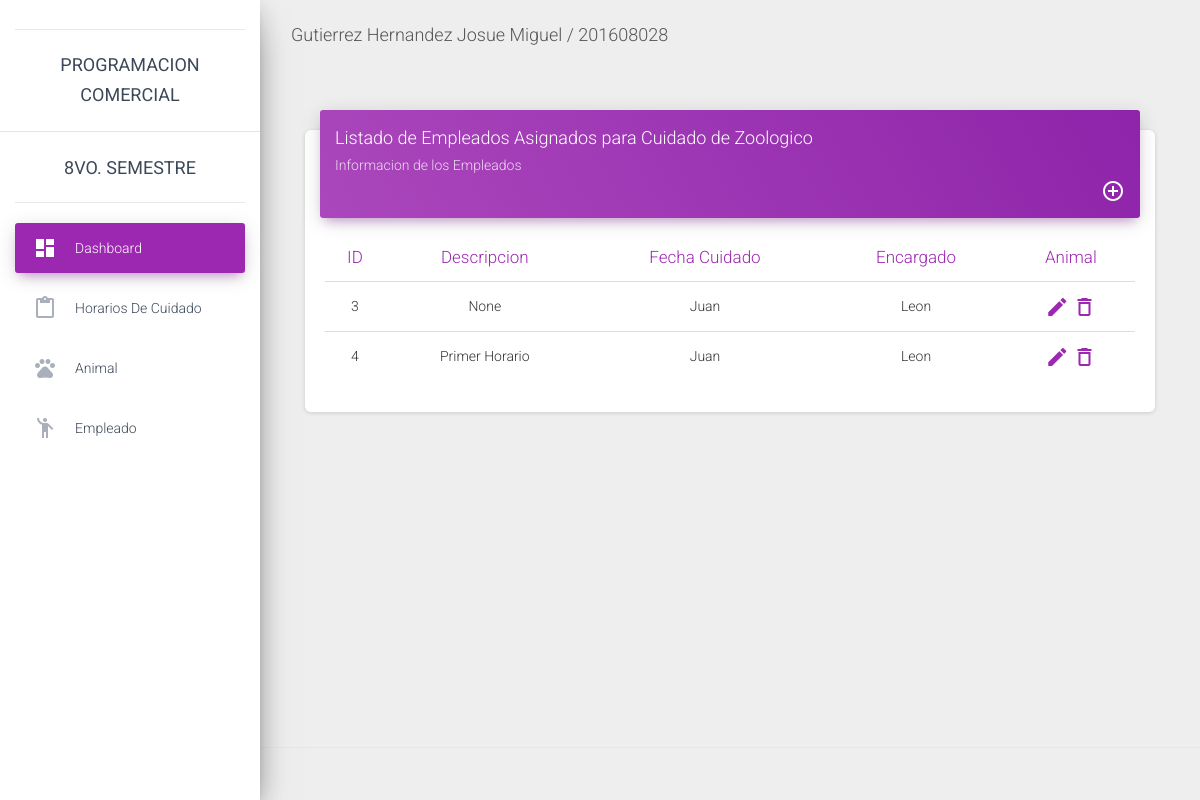
/hc/, run on the app's committed database.
### CRUD/models.py (models this page shows, shortened)
class HorarioCuidado(models.Model):
    descripcion = models.CharField(max_length=200)
    fecha_cuidado = models.DateField()
    animal = models.ForeignKey(Animal, on_delete=models.CASCADE)
    encargado = models.ForeignKey(Encargado, on_delete=models.CASCADE)

class Encargado(models.Model):
    nombre = models.CharField(max_length=70)
    apellido = models.CharField(max_length=70)
    def __str__(self):
        return self.nombre

class Animal(models.Model):
    nombre = models.CharField(max_length=70)
    tipo = models.CharField(max_length=50)
    edad = models.IntegerField()
    cantidad = models.IntegerField()
    def __str__(self):
        return self.nombre

### CRUD/views.py (the view)
# urls.py: url(r'^hc/', views.ListaHorairoCuidado, name='ListaHorarioCuidado'),
def ListaHorairoCuidado(request):
    horariocuidado = HorarioCuidado.objects.all
    return render(request,'HorarioCuidado/list_hc.html',{'horariocuidado':horariocuidado})

### CRUD/templates/HorarioCuidado/list_hc.html
{% extends 'master.html' %}
{% block content %}
<div class="content">
       <div class="container-fluid">
         <div class="row">
           <div class="col-md-12">
             <div class="card">
               <div class="card-header card-header-primary">
                 <h4 class="card-title ">Listado de Empleados Asignados para Cuidado de Zoologico</h4>
                 <p class="card-category"> Informacion de los Empleados</p>
                 <li style="list-style-type:none; float:right;">
                   <a href="{% url 'NuevoEmpleado' %}">
                     <i class="material-icons"
                     style="color: white;">
                       add_circle_outline</i>
                   </a>
                 </li>
               </div>
               <div class="card-body" style="text-align: center;">
                 <div class="table-responsive">
                   <table class="table">
                     <thead class=" text-primary">
                       <th>ID</th>
                       <th>Descripcion</th>
                       <th>Fecha Cuidado</th>
                       <th>Encargado</th>
                       <th>Animal</th>
                     </thead>
                     <tbody>
                       {% for hc in horariocuidado %}
                       <tr>
                         <td>
                           {{ hc.id }}
                         </td>
                         <td>
                           {{ hc.descripcion }}
                         </td>
                         <td>
                           {{ hc.encargado }}
                         </td>
                         <td>
                           {{ hc.animal }}
                         </td>
                         <td>
                           <li style="list-style-type:none">
                             <a href="#">
                               <i class="material-icons">create</i>
                             </a>
                             <a href="#">
                             <i class="material-icons">delete_outline</i>
                              </a>
                           </li>
                         </td>
                       </tr>
                       {% endfor %}
                     </tbody>
                   </table>
                 </div>
               </div>
             </div>
           </div>
       </div>
   </div>
</div>
{% endblock %}

### data on the page
HorarioCuidado: id "3", descripcion "None", encargado "Juan", animal "Leon"
HorarioCuidado: id "4", descripcion "Primer Horario", encargado "Juan", animal "Leon"
